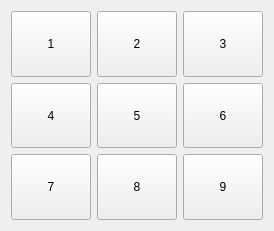
     <widget class="QWidget" name="layoutWidget">
      <property name="geometry">
       <rect>
        <x>560</x>
        <y>200</y>
        <width>231</width>
        <height>231</height>
       </rect>
      </property>
      <layout class="QGridLayout" name="gridLayout_2">
       <item row="0" column="0">
        <widget class="SendTextButton" name="resultTextButton_2">
         <property name="sizePolicy">
          <sizepolicy hsizetype="Expanding" vsizetype="Expanding">
           <horstretch>0</horstretch>
           <verstretch>0</verstretch>
          </sizepolicy>
         </property>
         <property name="text">
          <string>1</string>
         </property>
         <property name="iconSize">
          <size>
           <width>10</width>
           <height>10</height>
          </size>
         </property>
        </widget>
       </item>
       <item row="0" column="1">
        <widget class="SendTextButton" name="resultTextButton_3">
         <property name="sizePolicy">
          <sizepolicy hsizetype="Expanding" vsizetype="Expanding">
           <horstretch>0</horstretch>
           <verstretch>0</verstretch>
          </sizepolicy>
         </property>
         <property name="font">
          <font>
           <pointsize>9</pointsize>
          </font>
         </property>
         <property name="text">
          <string>2</string>
         </property>
         <property name="iconSize">
          <size>
           <width>10</width>
           <height>10</height>
          </size>
         </property>
        </widget>
       </item>
       <item row="0" column="2">
        <widget class="SendTextButton" name="resultTextButton_4">
         <property name="sizePolicy">
          <sizepolicy hsizetype="Expanding" vsizetype="Expanding">
           <horstretch>0</horstretch>
           <verstretch>0</verstretch>
          </sizepolicy>
         </property>
         <property name="font">
          <font>
           <pointsize>9</pointsize>
          </font>
         </property>
         <property name="text">
          <string>3</string>
         </property>
         <property name="iconSize">
          <size>
           <width>10</width>
           <height>10</height>
          </size>
         </property>
        </widget>
       </item>
       <item row="1" column="0">
        <widget class="SendTextButton" name="resultTextButton_5">
         <property name="sizePolicy">
          <sizepolicy hsizetype="Expanding" vsizetype="Expanding">
           <horstretch>0</horstretch>
           <verstretch>0</verstretch>
          </sizepolicy>
         </property>
         <property name="text">
          <string>4</string>
         </property>
         <property name="iconSize">
          <size>
           <width>10</width>
           <height>10</height>
          </size>
         </property>
        </widget>
       </item>
       <item row="1" column="1">
        <widget class="SendTextButton" name="resultTextButton_6">
         <property name="sizePolicy">
          <sizepolicy hsizetype="Expanding" vsizetype="Expanding">
           <horstretch>0</horstretch>
           <verstretch>0</verstretch>
          </sizepolicy>
         </property>
         <property name="text">
          <string>5</string>
         </property>
         <property name="iconSize">
          <size>
           <width>10</width>
           <height>10</height>
          </size>
         </property>
        </widget>
       </item>
       <item row="1" column="2">
        <widget class="SendTextButton" name="resultTextButton_7">
         <property name="sizePolicy">
          <sizepolicy hsizetype="Expanding" vsizetype="Expanding">
           <horstretch>0</horstretch>
           <verstretch>0</verstretch>
          </sizepolicy>
         </property>
         <property name="text">
          <string>6</string>
         </property>
         <property name="iconSize">
          <size>
           <width>10</width>
           <height>10</height>
          </size>
         </property>
        </widget>
       </item>
       <item row="2" column="0">
        <widget class="SendTextButton" name="resultTextButton_8">
         <property name="sizePolicy">
          <sizepolicy hsizetype="Expanding" vsizetype="Expanding">
           <horstretch>0</horstretch>
           <verstretch>0</verstretch>
          </sizepolicy>
         </property>
         <property name="text">
          <string>7</string>
         </property>
         <property name="iconSize">
          <size>
           <width>10</width>
           <height>10</height>
          </size>
         </property>
        </widget>
       </item>
       <item row="2" column="1">
        <widget class="SendTextButton" name="resultTextButton_9">
         <property name="sizePolicy">
          <sizepolicy hsizetype="Expanding" vsizetype="Expanding">
           <horstretch>0</horstretch>
           <verstretch>0</verstretch>
          </sizepolicy>
         </property>
         <property name="font">
          <font>
           <pointsize>9</pointsize>
          </font>
         </property>
         <property name="text">
          <string>8</string>
         </property>
         <property name="iconSize">
          <size>
           <width>10</width>
           <height>10</height>
          </size>
         </property>
        </widget>
       </item>
       <item row="2" column="2">
        <widget class="SendTextButton" name="resultTextButton_10">
         <property name="sizePolicy">
          <sizepolicy hsizetype="Expanding" vsizetype="Expanding">
           <horstretch>0</horstretch>
           <verstretch>0</verstretch>
          </sizepolicy>
         </property>
         <property name="text">
          <string>9</string>
         </property>
         <property name="iconSize">
          <size>
           <width>10</width>
           <height>10</height>
          </size>
         </property>
        </widget>
       </item>
      </layout>
     </widget>
